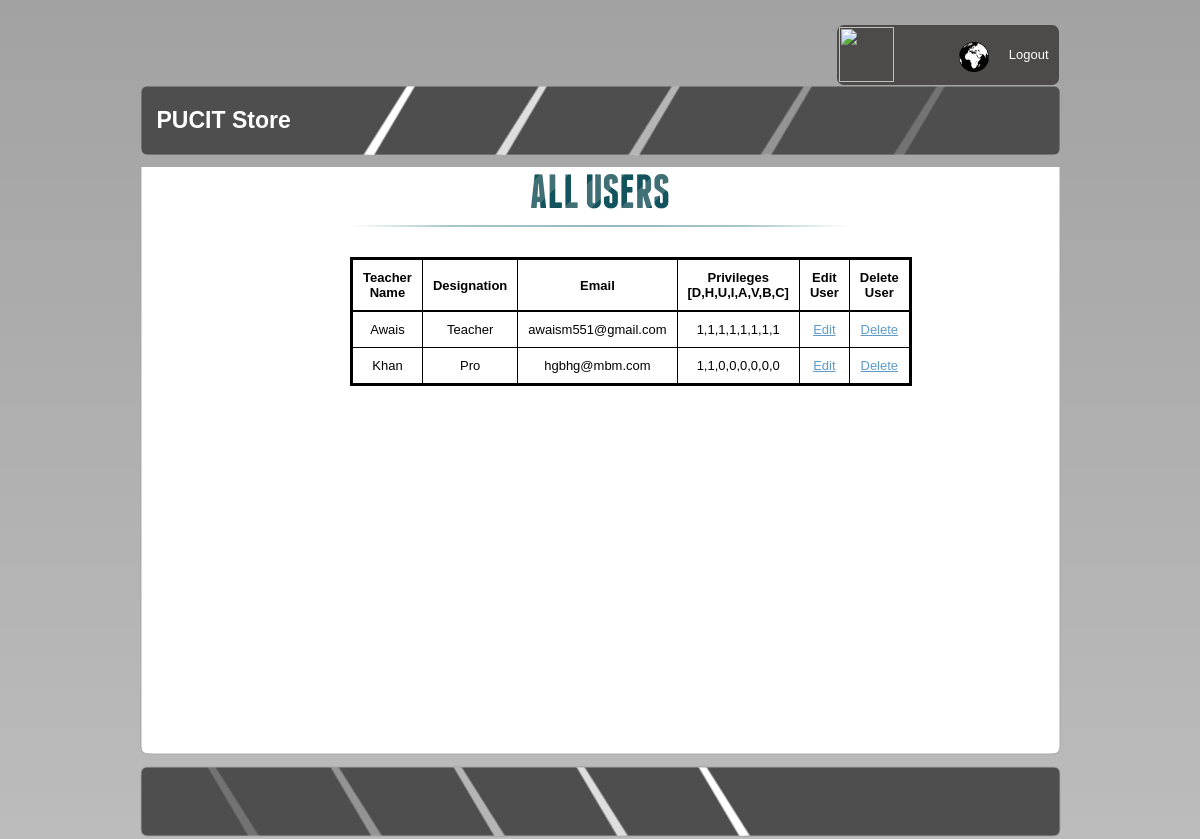
/store/view_user.php, run on the app's committed database.
### tables this page shows
CREATE TABLE `users` (
  `username` varchar(30) NOT NULL,
  `password` varchar(30) NOT NULL,
  `email` varchar(255) NOT NULL,
  `designation` varchar(30) NOT NULL,
  `privileges` varchar(25) NOT NULL
);

### store/view_user.php (the view, shortened to what this page needs)
<!DOCTYPE html PUBLIC "-//W3C//DTD XHTML 1.1//EN" "http://www.w3.org/TR/xhtml11/DTD/xhtml11.dtd">
<html xmlns="http://www.w3.org/1999/xhtml">
<head>
<link rel="stylesheet" type="text/css" href="style.css" />
<link rel="stylesheet" type="text/css" href="logoutbutton.css" />
				<?php
                                require 'formcss.php';
                                ?>
</head>
<body>
    <div id="page">
	<br>
	<br><br><br>
	<?php
	require 'mainMenu.php';
?>
		<div id="main">
           	<div class="main_body">
								<section>
					<div id="container_demo" >
						<div id="wrapper">
							<div id="userView" >
									<h1>ALL USERS</h1>
									<div >
									<?php
										require 'connectToDatabase.php';
									$query="select * from users where username!='{$_SESSION['username']}'";
									$result = $conn->query($query);
									if($result->num_rows > 0)
									{
									?>
                                                                            <table   style="border: 3px solid black;   padding:10px; width:80%; margin-right:500px" align="center" width="150">
										<tr style="border: 2px solid black;">
										<th style="border: 1px solid black;  padding:10px;text-align: center;">
										<b>Teacher Name</b> </th>
										<th style="border: 1px solid black;  padding:10px; text-align: center;"><b>Designation</b> </th>
                                        <th style="border: 1px solid black;  padding:10px; text-align: center;"><b>Email</b> </th>
										<th title="Demand, History, Users, Items, Approval, Vendors, Billing, Clearance" style="border: 1px solid black;  padding:10px;text-align: center;"><b>Privileges<br>[D,H,U,I,A,V,B,C]</b><br></th>
										<th style="border: 1px solid black;  padding:10px;text-align: center;"> <b>Edit User<b>  </th>
										<th style="border: 1px solid black;  padding:10px;text-align: center;"><b>Delete User</b>  </th>
										</tr>
											<?php
												while($row = $result->fetch_assoc())
												{
													$uname=$row['username'];
													$designation=$row['designation'];
                                                    $email=$row['email'];
													$privileges=$row['privileges'];
											?>
											<tr>
											<td style="border: 1px solid black;  padding:10px; text-align: center;">
											<?php
											echo $uname;
											?>
											</td>
											<td style="border: 1px solid black;  padding:10px; text-align: center;"><?php echo $designation;?></td>
                                            <td style="border: 1px solid black;  padding:10px; text-align: center;"><?php echo $email;?></td>
                                            <td style="border: 1px solid black;  padding:10px; text-align: center;"><?php echo $privileges;?></td>
											<td style="border: 1px solid black;  padding:10px; text-align: center;"><a href='edituser.php?uname="<?php echo $uname;?>"'  id="<?php echo $uname;?>"> Edit</a> </td>
											<td style="border: 1px solid black;  padding:10px; text-align: center;"><a href='delete_user.php?uname="<?php echo $uname;?>"'  id="<?php echo $uname;?>"> Delete</a> </td> </tr>
											<?php
											}
										}
										?>
									</table>
									</div>
							</div>
						</div>
					</div>
				</section>
			</div>
           	<div class="main_bottom"></div>
        </div>
        <div id="footer">
        </div>
        </div>
</body>
</html>

### store/style.css (style rules this page uses)
html, body { text-align: center; }
body { margin: 0; padding: 0; background: #C1C1C1; background-image:url(background.png); text-align : left; font-family: "Trebuchet MS", Arial, Helvetica, sans-serif; font-size: 13px; color: #F1F5F8; }
* { margin: 0 auto 0 auto; text-align:left; }
#main { margin-top:10px; margin-bottom:10px; }
#main .main_body { padding-left:0px; height:auto; width:921px; background-image:url(main_body.png); background-repeat:repeat-y; color:#000000; padding-bottom:20px; }
#main .main_bottom { height:8px; width:921px; background-image:url(main_bottom.png); background-repeat:no-repeat; }
#page { margin: 0 auto 0 auto; margin-top:25px; display: block; height:auto; position: relative; overflow: hidden; width: 921px; }
#footer { display:block; width: 921px; height:74px; background: url(footer.png) no-repeat; text-align:right; font-size:9px; line-height:75px; }
#footer, #footer a, #footer a:visited { color:#FFFFFF; }

### store/css/demo.css (style rules this page uses)
body,div,dl,dt,dd,ul,ol,li,h1,h2,h3,h4,h5,h6,pre,form,fieldset,input,textarea,p,blockquote,th,td { margin:0; padding:0; }
html,body { margin:0; padding:0; height: 100%; }
table { border-collapse:collapse; border-spacing:0; }
address,caption,cite,code,dfn,th,var { font-style:normal; font-weight:normal; }
caption,th { text-align:left; }
h1,h2,h3,h4,h5,h6 { font-size:100%; font-weight:normal; }
article, aside, details, figcaption, figure, footer, header, hgroup, menu, nav, section { display: block; }
body { font-family: Cambria, Palatino, "Palatino Linotype", "Palatino LT STD", Georgia, serif; background: #fff url(../images/bg.jpg) repeat top left; font-weight: 400; font-size: 15px; color: #1d3c41; overflow-y: scroll; }
a { color: #333; text-decoration: none; }

### store/css/style3.css (style rules this page uses)
#container_demo { text-align: left; margin: 0; padding: 0; margin: 0 auto; font-family: "Trebuchet MS","Myriad Pro",Arial,sans-serif; }
#wrapper { width: 60%; right: 0px; min-height: 560px; margin: 0px auto; width: 500px; position: relative; }
#wrapper a { color: rgb(95, 155, 198); text-decoration: underline; }
#wrapper h1 { font-size: 48px; color: rgb(6, 106, 117); padding: 2px 0 10px 0; font-family: 'FranchiseRegular','Arial Narrow',Arial,sans-serif; font-weight: bold; text-align: center; padding-bottom: 30px; }
#wrapper h1 { background: -webkit-repeating-linear-gradient(-45deg, rgb(18, 83, 93) , rgb(18, 83, 93) 20px, rgb(64, 111, 118) 20px, rgb(64, 111, 118) 40px, rgb(18, 83, 93) 40px); -webkit-text-fill-color: transparent; -webkit-background-clip: text; }
#wrapper h1:after { content: ' '; display: block; width: 100%; height: 2px; margin-top: 10px; background: -moz-linear-gradient(left, rgba(147,184,189,0) 0%, rgba(147,184,189,0.8) 20%, rgba(147,184,189,1) 53%, rgba(147,184,189,0.8) 79%, rgba(147,184,189,0) 100%); background: -webkit-gradient(linear, left top, right top, color-stop(0%,rgba(147,184,189,0)), color-stop(20%,rgba(147,184,189,0.8)), color-stop(53%,rgba(147,184,189,1)), color-stop(79%,rgba(147,184,189,0.8)), color-stop(100%,rgba(147,184,189,0))); background: -webkit-linear-gradient(left, rgba(147,184,189,0) 0%,rgba(147,184,189,0.8) 20%,rgba(147,184,189,1) 53%,rgba(147,184,189,0.8) 79%,rgba(147,184,189,0) 100%); background: -o-linear-gradient(left, rgba(147,184,189,0) 0%,rgba(147,184,189,0.8) 20%,rgba(147,184,189,1) 53%,rgba(147,184,189,0.8) 79%,rgba(147,184,189,0) 100%); background: -ms-linear-gradient(left, rgba(147,184,189,0) 0%,rgba(147,184,189,0.8) 20%,rgba(147,184,189,1) 53%,rgba(147,184,189,0.8) 79%,rgba(147,184,189,0) 100%); background: linear-gradient(left, rgba(147,184,189,0) 0%,rgba(147,184,189,0.8) 20%,rgba(147,184,189,1) 53%,rgba(147,184,189,0.8) 79%,rgba(147,184,189,0) 100%); }

### data on the page
users: username "Awais", designation "Teacher", email "awaism551@gmail.com", privileges "1,1,1,1,1,1,1,1"
users: username "Khan", designation "Pro", email "hgbhg@mbm.com", privileges "1,1,0,0,0,0,0,0"
